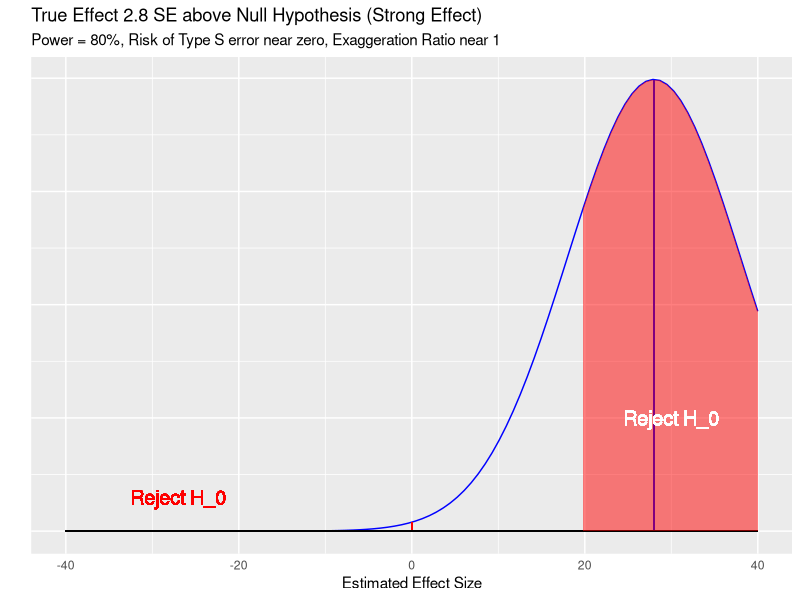
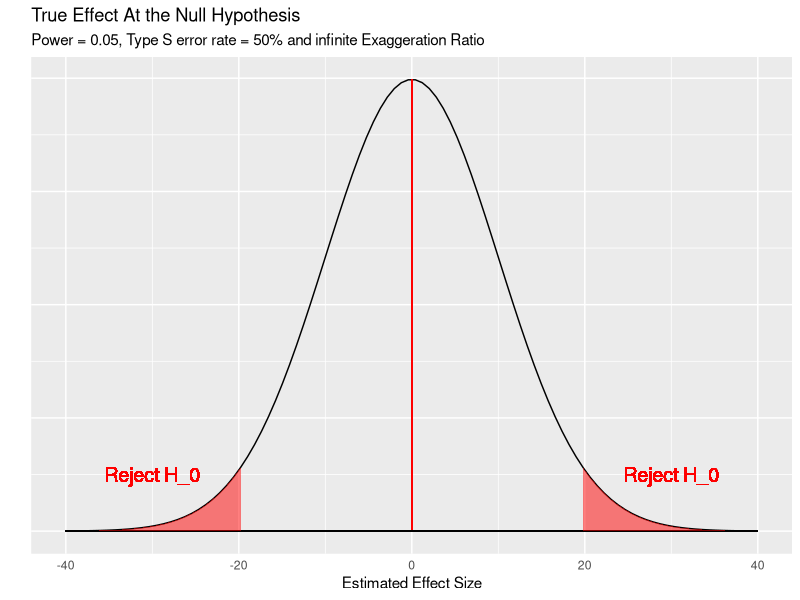
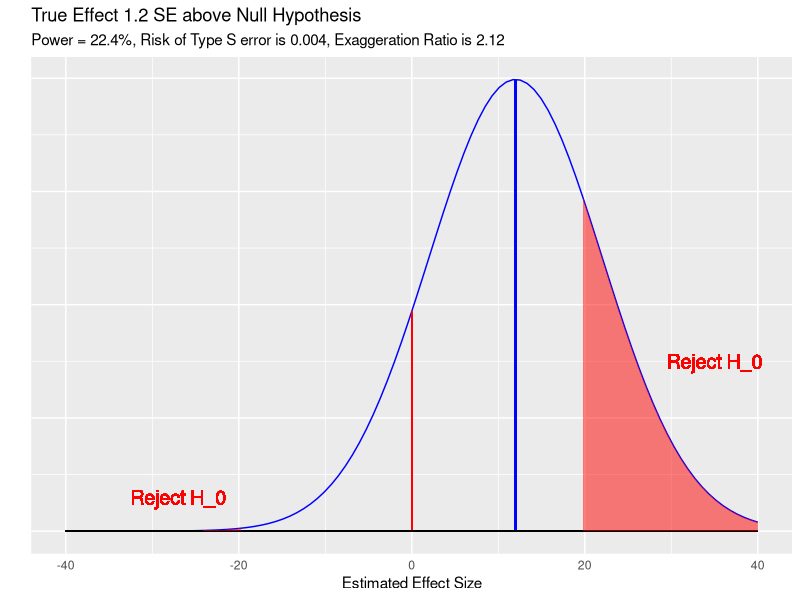
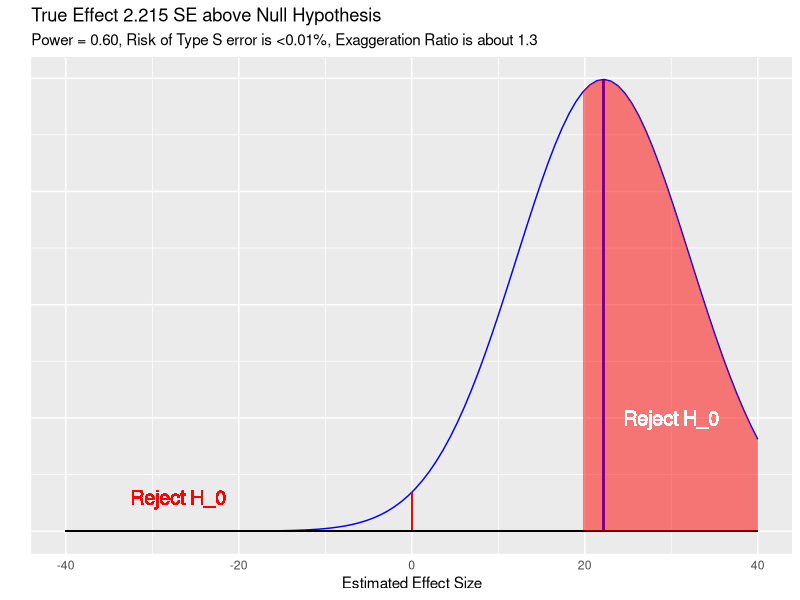
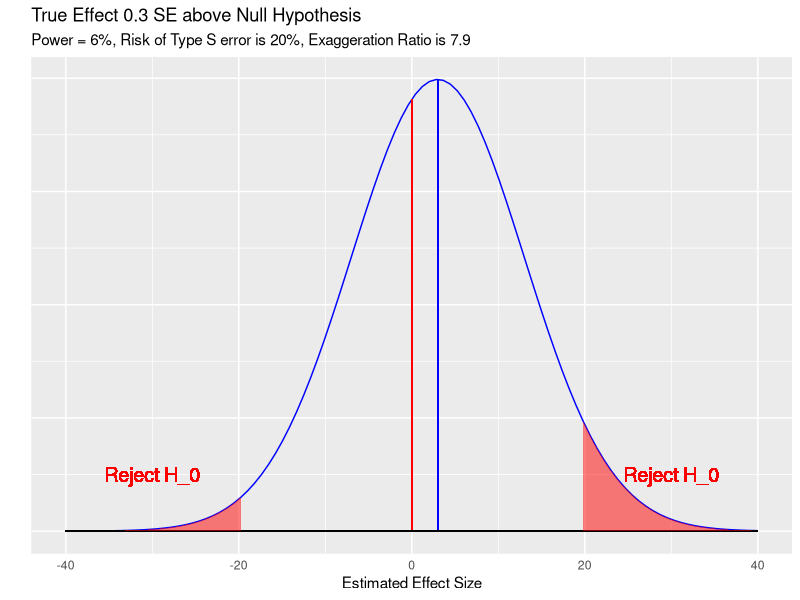

Source code (R) for these figures, in order:
## ---- chunk 1
knitr::opts_chunk$set(comment=NA,
                      message = FALSE,
                      warning = FALSE)
options(width = 60)
## ---- chunk 2
library(tidyverse)
## ---- chunk 3
retrodesign <- function(A, s, alpha=.05, df=Inf, 
                        n.sims=10000){
    z <- qt(1-alpha/2, df)
    p.hi <- 1 - pt(z-A/s, df)
    p.lo <- pt(-z-A/s, df)
    power <- p.hi + p.lo
    typeS <- p.lo/power
    estimate <- A + s*rt(n.sims,df)
    significant <- abs(estimate) > s*z
    exaggeration <- mean(abs(estimate)[significant])/A
    return(list(power=power, typeS=typeS, 
                exaggeration=exaggeration))
}
## ---- chunk 4
set.seed(201803161)
retrodesign(A = 28, s = 10, alpha = 0.05)
## ---- chunk 5
x <- seq(-40, 40, length = 100)
hx0 <- dnorm(x, mean = 0, sd = 10)
hx3 <- dnorm(x, mean = 3, sd = 10)
hx12 <- dnorm(x, mean = 12, sd = 10)
hx28 <- dnorm(x, mean = 28, sd = 10)
hx2215 <- dnorm(x, mean = 22.15, sd = 10)
dat <- data.frame(x, hx0, hx3, hx12, hx28, hx2215)
## ---- chunk 6
ggplot(dat, aes(x, hx28)) +
    geom_line(col = "blue") +
    geom_segment(aes(x = 0, xend = 0, y = 0, yend = dnorm(0, mean = 28, sd = 10)), col = "red") +
    geom_segment(aes(x = 28, xend = 28, y = 0, yend = dnorm(28, mean = 28, sd = 10)), col = "blue") +
    geom_segment(aes(x = -40, xend = 40, y = 0, yend = 0)) +
    geom_ribbon(data = subset(dat, x > 19.6), aes(ymax = hx28), ymin = 0, fill = "red", col = NA, alpha = 0.5) +
    geom_ribbon(data = subset(dat, x < -19.6), aes(ymax = hx28), ymin = 0, fill = "red", col = NA, alpha = 0.5) +
    geom_text(x = 30, y = 0.01, label = "Reject H_0", col = "white", size = 5) +
    geom_text(x = -27, y = 0.003, label = "Reject H_0", col = "red", size = 5) +
    theme(axis.ticks = element_blank(), axis.text.y = element_blank()) +
    labs(x = "Estimated Effect Size", y = "", title = "True Effect 2.8 SE above Null Hypothesis (Strong Effect)", subtitle = "Power = 80%, Risk of Type S error near zero, Exaggeration Ratio near 1")
## ---- chunk 7
set.seed(201803162)
retrodesign(A = 0, s = 10)
## ---- chunk 8
ggplot(dat, aes(x, hx0)) +
    geom_line() +
    geom_segment(aes(x = 0, xend = 0, y = 0, yend = dnorm(0, mean = 0, sd = 10)), col = "red") +
    geom_segment(aes(x = -40, xend = 40, y = 0, yend = 0)) +
    geom_ribbon(data = subset(dat, x > 19.6), aes(ymax = hx0), ymin = 0, fill = "red", col = NA, alpha = 0.5) +
    geom_ribbon(data = subset(dat, x < -19.6), aes(ymax = hx0), ymin = 0, fill = "red", col = NA, alpha = 0.5) +
    geom_text(x = 30, y = 0.005, label = "Reject H_0", col = "red", size = 5) +
    geom_text(x = -30, y = 0.005, label = "Reject H_0", col = "red", size = 5) +
    theme(axis.ticks = element_blank(), axis.text.y = element_blank()) +
    labs(x = "Estimated Effect Size", y = "", title = "True Effect At the Null Hypothesis", subtitle = "Power = 0.05, Type S error rate = 50% and infinite Exaggeration Ratio")
## ---- chunk 9
set.seed(201803163)
retrodesign(A = 12, s = 10)
## ---- chunk 10
ggplot(dat, aes(x, hx12)) +
    geom_line(col = "blue") +
    geom_segment(aes(x = 0, xend = 0, y = 0, yend = dnorm(0, mean = 12, sd = 10)), col = "red") +
    geom_segment(aes(x = 12, xend = 12, y = 0, yend = dnorm(12, mean = 12, sd = 10)), col = "blue") +
    geom_segment(aes(x = -40, xend = 40, y = 0, yend = 0)) +
    geom_ribbon(data = subset(dat, x > 19.6), aes(ymax = hx12), ymin = 0, fill = "red", col = NA, alpha = 0.5) +
    geom_ribbon(data = subset(dat, x < -19.6), aes(ymax = hx12), ymin = 0, fill = "red", col = NA, alpha = 0.5) +
    geom_text(x = 35, y = 0.015, label = "Reject H_0", col = "red", size = 5) +
    geom_text(x = -27, y = 0.003, label = "Reject H_0", col = "red", size = 5) +
    theme(axis.ticks = element_blank(), axis.text.y = element_blank()) +
    labs(x = "Estimated Effect Size", y = "", title = "True Effect 1.2 SE above Null Hypothesis", subtitle = "Power = 22.4%, Risk of Type S error is 0.004, Exaggeration Ratio is 2.12")
## ---- chunk 11
ggplot(dat, aes(x, hx2215)) +
    geom_line(col = "blue") +
    geom_segment(aes(x = 0, xend = 0, y = 0, yend = dnorm(0, mean = 22.15, sd = 10)), col = "red") +
    geom_segment(aes(x = 22.15, xend = 22.15, y = 0, yend = dnorm(22.15, mean = 22.15, sd = 10)), col = "blue") +
    geom_segment(aes(x = -40, xend = 40, y = 0, yend = 0)) +
    geom_ribbon(data = subset(dat, x > 19.6), aes(ymax = hx2215), ymin = 0, fill = "red", col = NA, alpha = 0.5) +
    geom_ribbon(data = subset(dat, x < -19.6), aes(ymax = hx2215), ymin = 0, fill = "red", col = NA, alpha = 0.5) +
    geom_text(x = 30, y = 0.01, label = "Reject H_0", col = "white", size = 5) +
    geom_text(x = -27, y = 0.003, label = "Reject H_0", col = "red", size = 5) +
    theme(axis.ticks = element_blank(), axis.text.y = element_blank()) +
    labs(x = "Estimated Effect Size", y = "", title = "True Effect 2.215 SE above Null Hypothesis", subtitle = "Power = 0.60, Risk of Type S error is <0.01%, Exaggeration Ratio is about 1.3")
## ---- chunk 12
set.seed(201803164)
retrodesign(A = 0.1, s = 3.29, alpha = 0.05)
## ---- chunk 13
ggplot(dat, aes(x, hx3)) +
    geom_line(col = "blue") +
    geom_segment(aes(x = 0, xend = 0, y = 0, yend = dnorm(0, mean = 3, sd = 10)), col = "red") +
    geom_segment(aes(x = 3, xend = 3, y = 0, yend = dnorm(3, mean = 3, sd = 10)), col = "blue") +
    geom_segment(aes(x = -40, xend = 40, y = 0, yend = 0)) +
    geom_ribbon(data = subset(dat, x > 19.6), aes(ymax = hx3), ymin = 0, fill = "red", col = NA, alpha = 0.5) +
    geom_ribbon(data = subset(dat, x < -19.6), aes(ymax = hx3), ymin = 0, fill = "red", col = NA, alpha = 0.5) +
    geom_text(x = 30, y = 0.005, label = "Reject H_0", col = "red", size = 5) +
    geom_text(x = -30, y = 0.005, label = "Reject H_0", col = "red", size = 5) +
    theme(axis.ticks = element_blank(), axis.text.y = element_blank()) +
    labs(x = "Estimated Effect Size", y = "", title = "True Effect 0.3 SE above Null Hypothesis", subtitle = "Power = 6%, Risk of Type S error is 20%, Exaggeration Ratio is 7.9")
